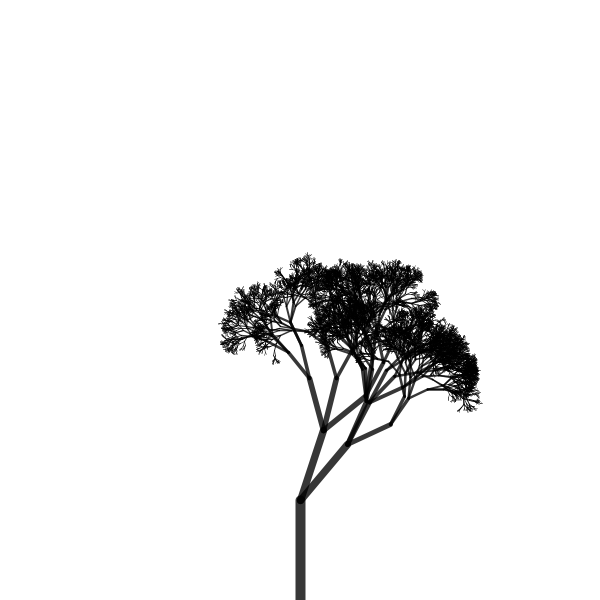
Frame 1 (no input)
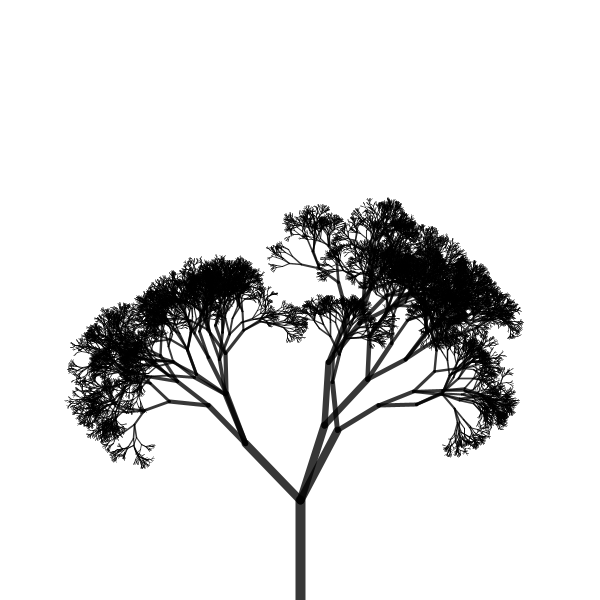
Frame 2 (the mouse pressed at the canvas centre, redrawn once)

The Processing sketch that drew these frames (run headless with seeded random() and noise(); the mouse was pressed at the canvas centre and the sketch redrawn once):

// Processing sketch: tree
// ── tree.pde
int l = 100;
float theta = radians(45);
void setup() {
  size(600, 600);
  noLoop();
}

void draw() {
  stroke(0, 200);
  theta = map(mouseX, 0, width, 0, PI/2);
  background(255);
  translate(width/2, height);
  branch(l);
}

void mousePressed() {
  redraw();
}

void branch(float len) {
  strokeWeight(map(len, 2, 100, .5, 10));
  line(0, 0, 0, -len);
  translate(0, -len);
  len*=random(.6,.8);
  if (len > 2) {
    int rand = int(random(2, 4));
    for (int i = 0; i < rand; i++) {
      theta = random(-PI/4, PI/4);
      pushMatrix();
      rotate(theta);
      branch(len);
      popMatrix();
    }
  }
}
